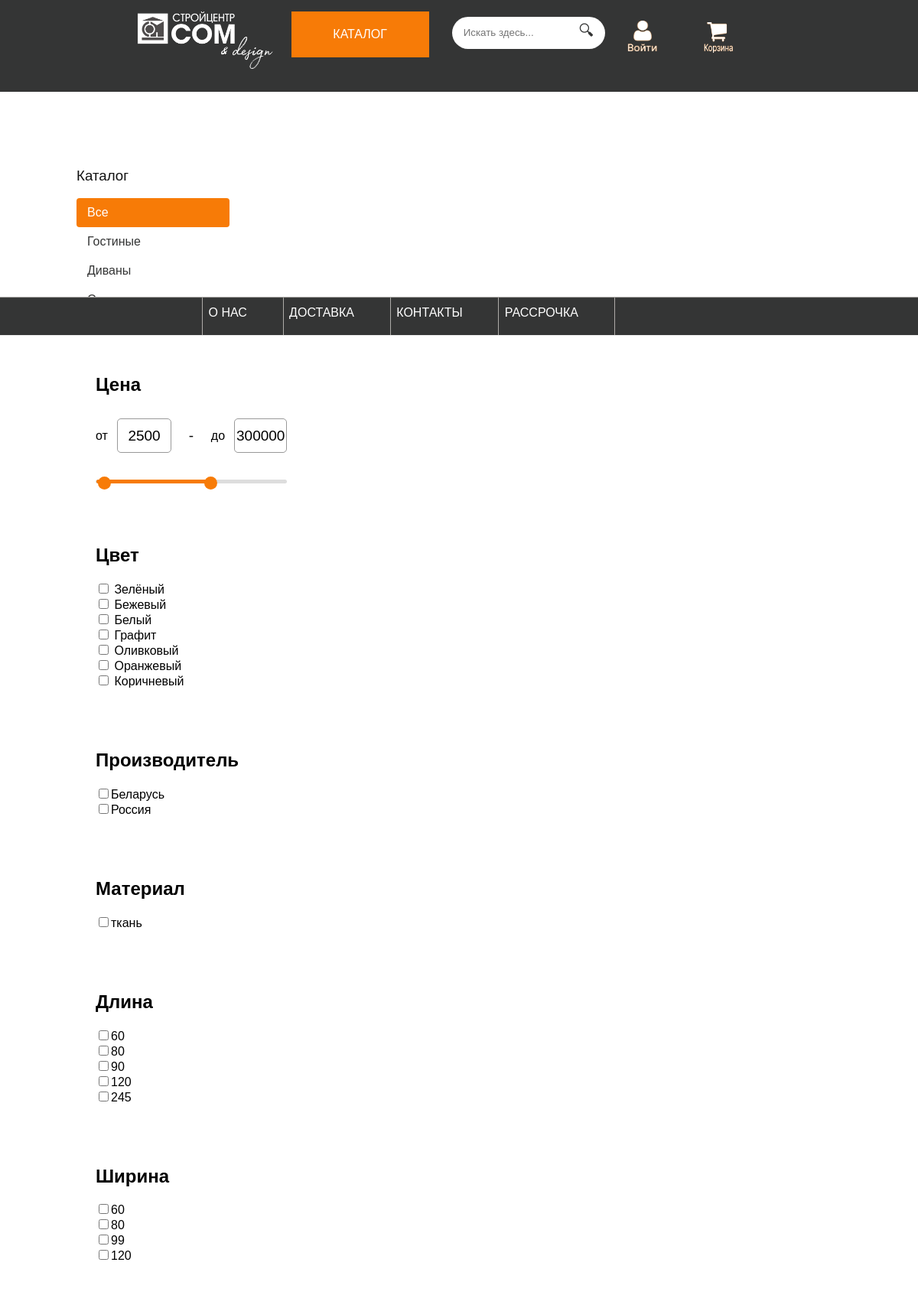
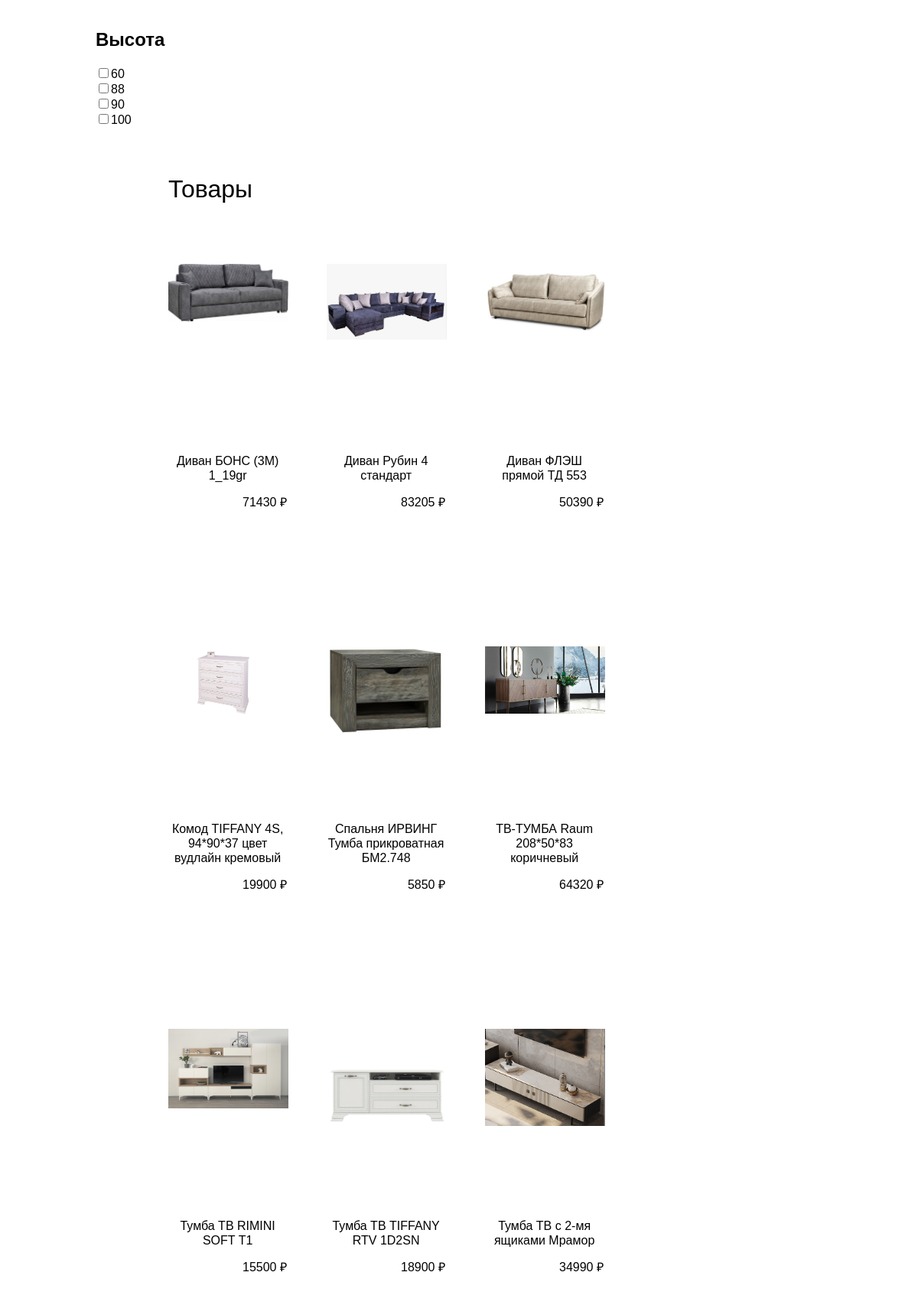
The page / on the database its author committed (2 pictures, top to bottom).
### shop/models.py (models this page shows, shortened)
class Category(models.Model):
    name = models.CharField(max_length=200)
    slug = models.SlugField(max_length=200,
                            unique=True)
    class Meta:
        ordering = ['name']
        indexes = [
            models.Index(fields=['name']),
        ]
        verbose_name = 'category'
        verbose_name_plural = 'categories'
    def get_absolute_url(self):
        return reverse('shop:product_list_by_category',
                       args=[self.slug])

class Product(models.Model):
    category = models.ForeignKey('Category',
                                 related_name='products',
                                 on_delete=models.CASCADE)
    name = models.CharField(max_length=200)
    slug = models.CharField(max_length=200)
    image = models.ImageField(upload_to='products/%Y/%m/%d',
                              blank=True)
    description = models.TextField(blank=True)
    price = models.IntegerField()
    available = models.BooleanField(default=True)
    created = models.DateTimeField(auto_now_add=True)
    updated = models.DateTimeField(auto_now=True)
    class Meta:
        ordering = ['name']
        indexes = [
            models.Index(fields=['id', 'slug']),
            models.Index(fields=['name']),
            models.Index(fields=['-created']),
        ]
    def get_absolute_url(self):
        return reverse('shop:product_detail',
                       args=[self.id, self.slug])

### shop/views.py (the view, shortened to what this page needs)
# urls.py: path('', views.product_list, name='product_list'),
def product_list(request, category_slug=None):
    category = None
    categories = Category.objects.all()
    products = Product.objects.all()
    if category_slug:
        category = get_object_or_404(Category, slug=category_slug)
        products = products.filter(category=category)
    min_price = request.GET.get('min_price')
    max_price = request.GET.get('max_price')
    if min_price and max_price:
        products = products.filter(price__gte=min_price, price__lte=max_price)
    colors = request.GET.getlist('color[]')
    products_colors = []
    manufacturers = request.GET.getlist('manufacturer[]')
    products_manufacturers = []
    if manufacturers:
        for i in products:
            for j in manufacturers:
                if j in i.description:
                    products_manufacturers.append(i.name)
        products = products.filter(name__in=products_manufacturers)
    materials = request.GET.getlist('material[]')
    products_materials = []
    if materials:
        for i in products:
            for j in materials:
                if j in i.description:
                    products_materials.append(i.name)
        products = products.filter(name__in=products_materials)
    lengths = request.GET.getlist('length[]')
    products_lengths = []
    if lengths:
        for i in products:
            for j in lengths:
                if "Длина (см): " + j in i.description:
                    products_lengths.append(i.name)
        products = products.filter(name__in=products_lengths)
    widths = request.GET.getlist('width[]')
    products_widths = []
    if widths:
        for i in products:
            for j in widths:
                if "Ширина (см): " + j in i.description:
                    products_widths.append(i.name)
        products = products.filter(name__in=products_widths)
    heights = request.GET.getlist('height[]')
    products_heights = []
    if heights:
        for i in products:
            for j in heights:
                if "Высота (см): " + j in i.description:
                    products_heights.append(i.name)
        products = products.filter(name__in=products_heights)
    context = {
        'category': category,
        'categories': categories,
        'filter': products,
        'colors': colors_list,
        'manufacturers': manufacturers_list,
        'materials': materials_list,
        'lengths': lengths_list,
        'widths': widths_list,
        'heights': heights_list,
    }
    if request.headers.get('x-requested-with') == 'XMLHttpRequest':
        return render(request, 'shop/product/list_partial.html', context)
    return render(request, 'shop/product/list.html', context)

### cart/cart.py (called while the page is built)
    def __len__(self):
        return sum(item['quantity'] for item in self.cart.values())

### cart/context_processors.py (called while the page is built)
def cart(request):
    cart = CartClass(request)
    end = ''
    if len(cart) > 1:
        if len(cart) < 5:
            end = 'а'
        else:
            end = 'ов'
    return {'cart': CartClass(request), 'end': end}

### shop/templates/shop/product/list.html (shortened to what this page needs)
{% extends 'shop/base.html' %}
{% load static %}
{% block content %}
    <div id="sidebar-custom" style="z-index: 2;">
        <h3 style="color: #111111;">Каталог</h3>
        <ul>
            <li {% if not category %}class="selected"{% endif %}>
                <a href="{% url 'shop:product_list' %}">Все</a>
            </li>
            {% for c in categories %}
                <li {% if category.slug == c.slug %}class="selected"{% endif %}>
                    <a href="{{ c.get_absolute_url }}">{{ c.name }}</a>
                </li>
            {% endfor %}
        </ul>
        <div class="wrapper">
            <header>
                <h2>Цена</h2>
            </header>
            <div class="price-input">
                <div class="field">
                    <span>от</span>
                    <input type="number" class="input-min" value="2500">
                </div>
                <div class="separator">-</div>
                <div class="field">
                    <span>до</span>
                    <input type="number" class="input-max" value="300000">
                </div>
            </div>
            <div class="slider">
                <div class="progress"></div>
            </div>
        </div>
<div class="wrapper">
    <header>
        <h2>Цвет</h2>
    </header>
    <div class="filter-options">
        {% for color in colors %}
            <label>
                <input type="checkbox" name="color[]" class="filter-checkbox" value="{{ color }}">
                {{ color|title }}
            </label><br>
        {% endfor %}
    </div>
</div>
<div class="wrapper">
    <header>
        <h2>Производитель</h2>
    </header>
    <div class="filter-options">
        {% for manufacturer in manufacturers %}
            <label><input type="checkbox" name="manufacturer[]" class="filter-checkbox" value="{{ manufacturer }}">{{ manufacturer }}</label><br>
        {% endfor %}
    </div>
</div>
<div class="wrapper">
    <header>
        <h2>Материал</h2>
    </header>
    <div class="filter-options">
        {% for material in materials %}
            <label><input type="checkbox" name="material[]" class="filter-checkbox" value="{{ material }}">{{ material }}</label><br>
        {% endfor %}
    </div>
</div>
<div class="wrapper">
    <header>
        <h2>Длина</h2>
    </header>
    <div class="filter-options">
        {% for length in lengths %}
            <label><input type="checkbox" name="length[]" class="filter-checkbox" value="{{ length }}">{{ length }}</label><br>
        {% endfor %}
    </div>
</div>
<div class="wrapper">
    <header>
        <h2>Ширина</h2>
    </header>
    <div class="filter-options">
        {% for width in widths %}
            <label><input type="checkbox" name="width[]" class="filter-checkbox" value="{{ width }}">{{ width }}</label><br>
        {% endfor %}
    </div>
</div>
<div class="wrapper">
    <header>
        <h2>Высота</h2>
    </header>
    <div class="filter-options">
        {% for height in heights %}
            <label><input type="checkbox" name="height[]" class="filter-checkbox" value="{{ height }}">{{ height }}</label><br>
        {% endfor %}
    </div>
</div>
    </div>
    <div id="main" class="product-list">
        <h1 style="margin-bottom: 10%; width: 100%;">{% if category %}{{ category.name }}{% else %}Товары{% endif %}</h1>
        <div id="product-container">
            {% include 'shop/product/list_partial.html' %}
        </div>
    </div>
{% endblock %}

### shop/templates/shop/base.html (shortened to what this page needs)
{% load static %}
<!DOCTYPE html>
<html lang="en">
    <head>
        <link href="{% static 'css/base.css' %}" rel="stylesheet">
    </head>
    <body>
        <div class="header">
            <div class="logo"><a href="/"><img class="logo_img" src='{% static "img/result.png" %}'></a></div>
            <div class="container">
                <div>
                    <a href="#">
                        <button class="btn">
                            <svg width="180px" height="60px" viewBox="0 0 0 0" class="border">
                                <polyline points="179,1 179,59 1,59 1,1 179,1" class="bg-line" />
                                <polyline points="179,1 179,59 1,59 1,1 179,1" class="hl-line" />
                            </svg>
                        <span>КАТАЛОГ</span>
                        </button>
                    </a>
                </div>
            </div>
            <div class="form_search">
                <form action="{% url 'shop:product_list' %}" method="get">
                  <input type="text" placeholder="Искать здесь..." name="search_field">
                  <button type="submit">🔍︎</button>
                </form>
            </div>
            <div>
                <ul class="ul-nav">
                    {% if request.user.is_authenticated %}
                        <li class="li-nav"><a href="#"><img class="account_icon_orange" src='{% static "img/account_icon_orange.png" %}'></a></li>
                        <li class="li-nav"><a href="{% url 'account:profile' user.id %}"><img class="account_icon_light" src='{% static "img/account_icon_light.png" %}'></a></li>
                    {% else %}
                        <li class="li-nav"><a href="{% url 'account:login' %}"><img class="account_icon_light" src='{% static "img/account_icon_light.png" %}'></a></li>
                    {% endif %}
                </ul>
            </div>
            <div>
                <ul class="ul-nav">
                    <li class="li-nav"><a href="{% url 'cart:cart_detail' %}"><img class="account_icon_light" style="margin-top: 14px;" src='{% static "img/basket_light.png" %}'></a></li>
                </ul>
            </div>
        </div>
        <div class="under-header">
            <div class="nav-div"><a class="link-nav" href="#">О НАС</a></div>
            <div class="nav-div"><a class="link-nav" href="#">ДОСТАВКА</a></div>
            <div class="nav-div"><a class="link-nav" href="#">КОНТАКТЫ</a></div>
            <div class="nav-div"><a class="link-nav" href="#">РАССРОЧКА</a></div>
        </div>
        <div id="content">
            {% block content %}
            {% endblock %}
        </div>
    </body>
</html>

### shop/templates/shop/product/list_partial.html
{% load static %}
{% for product in filter %}
    <div class="item" style="padding-bottom: 0; position: relative;">
        <a href="{{ product.get_absolute_url }}">
            <img style="" src="{% if product.image %}{{ product.image.url }}{% else %}{% static 'img/no_image.png' %}{% endif %}">
        </a>
        <div style="margin-bottom: 1%; bottom: 30%; right: 25%; position: absolute;">
            <a class="wrapper-break" style="padding-right: 0; text-align: right;" href="{{ product.get_absolute_url }}">
                {{ product.name }}
            </a>
            <br>
            <p style="text-align: right;">{{ product.price }} ₽</p>
        </div>
    </div>
{% endfor %}

### shop/static/css/base.css (style rules this page uses)
body { margin:0; padding:0; font-family:helvetica, sans-serif; }
h1, h2, h3, h4, h5 , h6 { font-family: 'Ubuntu', sans-serif; font-weight:normal; }
a { text-decoration:none; color:#5993bb; }
#content { padding:0 100px; overflow:hidden; }
#main { float:left; width: 96%; margin-right:-220px; overflow:hidden; }
.product-list { width: 90%; height: 100%; margin-left: 50px; }
.product-list .item { width: 30%; padding:10px 20px 10px 0; padding-right: 50px; float:left; text-align:center; line-height:1.2; height: 500px; align-items: flex-start; }
.product-list .item img { width:100%; height: auto; max-width: 100%; max-height: 100%; margin: 0; }
* { box-sizing: border-box; }
.header { background-color: #343535; height: 120px; width: 100%; padding-left: 15%; padding-right: 15%; padding-top: 15px; display: flex; position: sticky; z-index: 1; top: 0%; }
.container { justify-content: center; align-items: center; }
.btn { width: 180px; height: 60px; cursor: pointer; background: #F77B07; color: white; border: 1px solid #F77B07; outline: none; transition: 1s ease-in-out; font-size: 16px; margin-right: 30px; }
svg { position: absolute; left: 0; top: 0; fill: none; stroke: #fff; stroke-dasharray: 150 480; stroke-dashoffset: 150; transition: 1s ease-in-out; }
.ul-nav { list-style-type: none; margin: 0px; padding: 0px; }
.li-nav { margin-right: 100px; }
.li-nav:last-child { margin-right: 0px; }
.logo { width: 220px; }
.logo_img { height: 75px; }
.form_search { background: #343535; margin-top: 0.5%; margin-right: 4%; }
.form_search input { border-radius: 42px; background: #fff; outline: none; width: 200px; height: 42px; transition: .5s; border: none; padding-left: 15px; }
.form_search button { cursor: pointer; background: none; border: none; margin-top: 6px; margin-left: -40px; font-size: 20px; color: #343535; }
.account_icon_light { position: relative; margin-top: 12px; width: 40px; height: 40px; }
.under-header { background-color: #343535; padding-left: 22%; height: 50px; display: flex; border-top: 1px solid #ADABA8; position: sticky; top: 11%; z-index: 1; }
.nav-div { color: #fff; padding-left: 0.8%; border-right: 1px solid #ADABA8; padding-top: 1.2%; padding-right: 5%; text-align: left; }
.nav-div:first-child { border-left: 1px solid #ADABA8; }
.link-nav { text-decoration: none; color: #fff; }
.wrapper-break { word-wrap: break-word; color: black; margin-top: 40%; padding-bottom: 10px; }
#sidebar-custom { width:220px; padding:30px 20px 0 0; float:left; }
#sidebar-custom ul { margin:0; padding:0; }
#sidebar-custom ul li { margin:0; list-style:none; padding:10px 14px; }
#sidebar-custom ul li a { display:block; }
#sidebar-custom ul li.selected { background:#F77B07; border-radius:4px; }
#sidebar-custom ul li.selected a { color:#fff; }
a { text-decoration:none; color:#343535; }
.product-list { padding-right: 200px; flex-wrap: wrap; overflow: scroll; padding-left: 70px; width: 100%; height: 100%; display: flex; }
@media only screen and (max-width: 1600px) { .product-list { flex-direction: column; overflow-x: hidden; overflow-y: auto; } }
.wrapper { background-color: #fff; width: 300px; border-radius: 10px; padding: 20px 25px 40px; }
header h2 { font-size: 24px; font-weight: 600; }
.price-input { width: 100%; display: flex; margin: 30px 0 35px; }
.price-input .field { height: 45px; display: flex; width: 100%; align-items: center; }
.field input { width: 100%; height: 100%; outline: none; text-align: center; font-size: 19px; margin-left: 12px; border-radius: 5px; border: 1px solid #999; -moz-appearance: textfield; }
.price-input .separator { width: 130px; display: flex; font-size: 19px; align-items: center; justify-content: center; }
.slider { height: 5px; border-radius: 5px; background-color: #ddd; position: relative; }
.slider .progress { height: 5px; position: absolute; left: 0; right: 0; border-radius: 5px; background: #F77B07; }

### rows shown on the page
Category: name "Гостиные"
Category: name "Диваны"
Product: image (picture), name "Диван БОНС (3М) 1_19gr", price "71430"
Product: image (picture), name "Диван Рубин 4 стандарт", price "83205"
Product: image (picture), name "Диван ФЛЭШ прямой ТД 553", price "50390"
Product: image (picture), name "Комод TIFFANY 4S, 94*90*37 цвет вудлайн кремовый", price "19900"
Product: image (picture), name "Спальня ИРВИНГ Тумба прикроватная БМ2.748", price "5850"
Product: image (picture), name "ТВ-ТУМБА Raum 208*50*83 коричневый", price "64320"
Product: image (picture), name "Тумба ТВ RIMINI SOFT Т1", price "15500"
Product: image (picture), name "Тумба ТВ TIFFANY RTV 1D2SN", price "18900"
Product: image (picture), name "Тумба ТВ с 2-мя ящиками Мрамор", price "34990"

### other values the page prints
{{ color|title }} "Зелёный" "Бежевый" "Белый" "Графит" "Оливковый" "Оранжевый" "Коричневый"
{{ manufacturer }} "Беларусь" "Россия"
{{ material }} "ткань"
{{ length }} "60" "80" "90" "120" "245"
{{ width }} "60" "80" "99" "120"
{{ height }} "60" "88" "90" "100"
